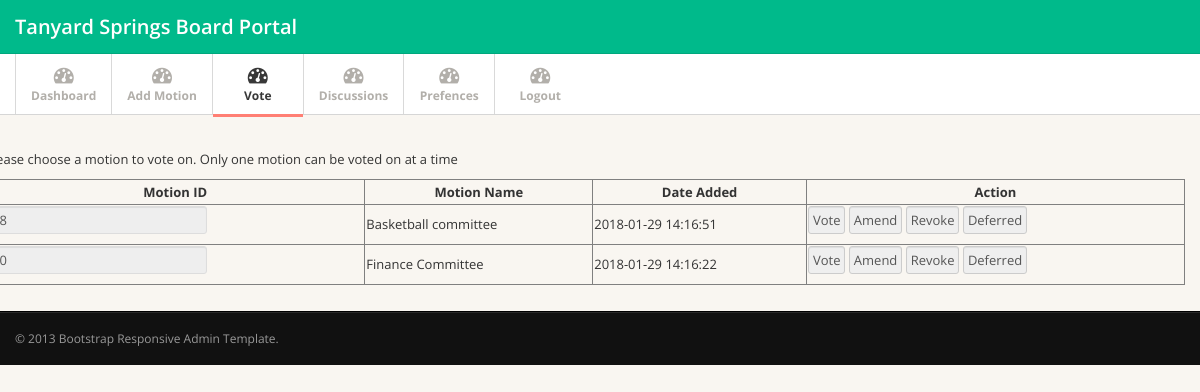
The page /vote.php (signed in) on the database its author committed.
### tables this page shows
CREATE TABLE `motions` (
  `motion_id` int(11) NOT NULL AUTO_INCREMENT,
  `Session` varchar(20) NOT NULL,
  `motion_name` varchar(150) NOT NULL,
  `motion_description` varchar(5000) NOT NULL,
  `dateadded` timestamp NULL DEFAULT CURRENT_TIMESTAMP ON UPDATE CURRENT_TIMESTAMP,
  `motion_disposition` varchar(20) DEFAULT NULL,
  `sent` int(1) DEFAULT NULL,
  PRIMARY KEY (`motion_id`)
);

### vote.php (the view, shortened to what this page needs)
<!DOCTYPE html>
<html lang="en">
<head>
<link href="css/bootstrap.min.css" rel="stylesheet">
<link href="css/bootstrap-responsive.min.css" rel="stylesheet">
<link href="css/font-awesome.css" rel="stylesheet">
<link href="css/style.css" rel="stylesheet">
<link href="css/pages/dashboard.css" rel="stylesheet">
</head>
<body>
<div class="navbar navbar-fixed-top">
  <div class="navbar-inner">
    <div class="container"> <a class="brand" href="index.php">Tanyard Springs Board Portal</a>
    </div>
  </div>
</div>
<div class="subnavbar">
  <div class="subnavbar-inner">
    <div class="container">
      <ul class="mainnav">
        <li><a href="dashboard.php"><i class="icon-dashboard"></i><span>Dashboard</span> </a> </li>
	<li> <a href ="add.php"><i class ="icon-dashboard"></i><span>Add Motion</span></a></li>
	<li class="active"><a href="vote.php"><i class ="icon-dashboard"></i><span>Vote</span></a></li>
	 <li><a href="discussions.php"><i class ="icon-dashboard"></i><span>Discussions</span></a></li>
	<li><a href="userprefs.php"><i class ="icon-dashboard"></i><span>Prefences</span></a></li>
         <li><a href="logout.php"><i class="icon-dashboard"></i><span>Logout</span></a> </li>
      </ul>
    </div>
  </div>
</div>
<div class="main">
  <div class="main-inner">
    <div class="container">
      <div class="row">
	<?php
		include_once ('include/db-config.php');
		if (!empty($_POST) && !isset($_POST['Amend']) && !isset($_POST['Revoke']) && !($_POST['Deferred']))
		{
			$motionid=$_POST['motionid'];
			$motion=$db_con->prepare ("SELECT * from motions where motion_id = :motionid");
			$motion->bindParam(':motionid',$motionid);
			$motion->execute();
			while ($row=$motion->fetch(PDO::FETCH_ASSOC))
			{
				$motionid=$row['motion_id'];
				$motionname=$row['motion_name'];
				$dateadded=$row['dateadded'];
				$motiondesc=$row['motion_description'];
				$dispo=$row['motion_disposition'];
				echo "<h1>" . $motionname . "</h1><br />";
				echo "<h2>Date Added:</h2>" . $dateadded . "<br /><br />";
				echo "<h2>Motion Text</h2>";
				echo $motiondesc;
				echo "<h2> Motion Disposition </h2>";
				echo $dispo;
			}
			$motion->closeCursor();
			?>
	      <br />
	     	 <h2>Change Log</h2>
		<table border="1" width="100%">
			<tr>
				<th>User</th>
				<th>Date</th>
				<th>Field</th>
				<th>Old Value</th>
				<th>New Value</th>
			</tr>
			<?php
				$changeLog=$db_con->prepare(
					"SELECT u.first_name,u.last_name,mcl.date, mcl.field,mcl.oldValue,mcl.newValue
					FROM users u
					inner join motionChangeLog mcl on mcl.userid=u.users_id
					WHERE mcl.motionid=:motionid ORDER BY mcl.date DESC;");
				$changeLog->bindParam(':motionid',$motionid);
				$changeLog->execute();
				while ($row=$changeLog->fetch(PDO::FETCH_ASSOC))
				{
					$firstname=$row['first_name'];
					$lastname=$row['last_name'];
					$changeLogTime=$row['date'];
					$field=$row['field'];
					$oldValue=$row['oldValue'];
					$newValue=$row['newValue'];
					echo "<tr>";
						echo "<td>" . $firstname . " " . $lastname . "</td>";
						echo "<td>" . $changeLogTime . "</td>";
						echo "<td>" . $field . "</td>";
						echo "<td>" . $oldValue . "</td>";
						echo "<td>" . $newValue . "</td>";
					echo "</tr>";
				}
				echo "</table>";
				?>
			<br /><br />
			<h2>Current Votes</h2>
			<table border="1" width="100%">
			<tr>
				<th>User</th>
				<th>Date</th>
				<th>Vote</th>
			</tr>
			<?php
				$votes=$db_con->prepare(
					"SELECT u.first_name, u.last_name, v.time, v.vote from votes v inner join motions m on m.motion_id=v.motions_id INNER join users u on u.users_id=v.users_id where m.motion_id=:motionid");
				$votes->bindParam(':motionid',$motionid);
				$votes->execute();
			while ($row=$votes->fetch(PDO::FETCH_ASSOC))
			{
				$firstname=$row['first_name'];
				$lastname=$row['last_name'];
				$votetime=$row['time'];
				$votecast=$row['vote'];
				echo "<tr>";
					echo "<td>" . $firstname . " " . $lastname . "</td>";
					echo "<td>" . $votetime . "</td>";
					echo "<td>" . $votecast . "</td>";
				echo "</tr>";
			}
			$votes->closeCursor();
			echo "</table>";
		?>
		<br /><br />
		<h2>Discussions</h2>
		<table border="1" width="100%">
		<tr>
			<th>User</th>
			<th>Date</th>
			<th>Comment</th>
		</tr>
		<?php
			$motiondiscussions=$db_con->prepare(
			"SELECT u.first_name,u.last_name,d.dateadded,d.discussion_text from users u inner join discussion d on d.user_id=u.users_id where d.motion_id=:motionid");
			$motiondiscussions->bindParam(':motionid',$motionid);
			$motiondiscussions->execute();
			while ($row=$motiondiscussions->fetch(PDO::FETCH_ASSOC))
			{
				$firstname=$row['first_name'];
				$lastname=$row['last_name'];
				$discussiontime=$row['dateadded'];
				$discussiontext=$row['discussion_text'];
				echo "<tr>";
					echo "<td>" . $firstname . " " . $lastname . "</td>";
					echo "<td>" . $discussiontime . "</td>";
					echo "<td>" . $discussiontext . "</td>";
				echo "</tr>";
			}
			$motiondiscussions->closeCursor();
			echo "</table>";
		?>
		 <br />
        <br />
	<h2>Your Decision</h2>
        <?php echo '<form id="voting" name="voting" method="POST" action="voting.php">
                <input type="hidden" name="motionid" value="' . $motionid . '">
		<input type="radio" name="vote" value="YES">Vote for Motion<br />
                <input type="radio" name="vote" value="NO">Vote against Motion<br />
                <input type="Submit" name="Submit" value="Submit">
                <input type="Reset" name="Reset" value="Reset">
        </form>';
	?>
		<?php
		}
		else
		{
	?>
	<p>Please choose a motion to vote on. Only one motion can be voted
		on at a time</p>
		<table border="1" width="100%">
                <tr>
                        <th>Motion ID</th>
                        <th>Motion Name</th>
                        <th>Date Added</th>
			<th>Action</th>
                </tr>
        <?php
                $motions=$db_con->prepare(
                        "select * from motions where motion_disposition NOT IN ('PASSED','FAILED','DEFERRED','REVOKED')");
                $motions->execute();
                while ( $row = $motions->fetch(PDO::FETCH_ASSOC))
                {
			$motionid=$row['motion_id'];
		echo '
		<form id="vote" action="vote.php" method="post">
		<tr>
                        	<td><input type="text" name="motionid" readonly value="'.$motionid. '" /> </td>
				<td>' . $row['motion_name'].'</td>
				<td>' . $row['dateadded'] . '</td>
				<td><input type="submit" value="Vote">
				<input type="submit" value="Amend" id="Amend" name="Amend">
				<input type="submit" value="Revoke" id="Revoke" name="Revoke">
				<input type="submit" value="Deferred" id="Deferred" name="Deferred">
                </tr>
		</form>';
                }
		echo '
        	</table>';
	?>
      </div>
    </div>
  </div>
</div>
<div class="footer">
  <div class="footer-inner">
    <div class="container">
      <div class="row">
        <div class="span12"> &copy; 2013 <a href="http://www.egrappler.com/">Bootstrap Responsive Admin Template</a>. </div>
      </div>
    </div>
  </div>
</div>
<?php } ?>
</body>
</html>

### css/style.css (style rules this page uses)
body { background: #f9f6f1; font: 13px/1.7em 'Open Sans'; }
p { font: 13px/1.7em 'Open Sans'; }
input, button, select, textarea { font-family: 'Open Sans'; }
.navbar .container { position: relative; }
.navbar-inner { padding: 7px 0; background: #00ba8b !important; -moz-border-radius: 0; -webkit-border-radius: 0; border-radius: 0; }
.navbar-fixed-top { position: static; }
.navbar .brand { font-weight: 600; position: relative; top: 2px; }
.subnavbar { margin-bottom: 2.5em; }
.subnavbar-inner { height: 60px; background: #fff; border-bottom: 1px solid #d6d6d6; }
.subnavbar .container > ul { display: inline-block; height: 80px; padding: 0; margin: 0; }
.subnavbar .container > ul > li { float: left; min-width: 90px; height: 60px; padding: 0; margin: 0; text-align: center; list-style: none; border-left: 1px solid #d9d9d9; }
.subnavbar .container > ul > li > a { display: block; height: 100%; padding: 0 15px; font-size: 12px; font-weight: bold; color: #b2afaa; }
.subnavbar .container > ul > li > a > i { display: inline-block; width: 24px; height: 24px; margin-top: 11px; margin-bottom: -3px; font-size: 20px; }
.subnavbar .container > ul > li > a > span { display: block; }
.subnavbar .container > ul > li.active > a { border-bottom:3px solid #ff7f74; color: #383838; }
.main { padding-bottom: 2em; border-bottom: 1px solid #000; }
.footer { margin-top: 0; border-top: 1px solid #292929; }
.footer-inner { padding: 15px 0; font-size: 12px; background: #111; color: #999; }
.footer a { color: #999; }

### rows shown on the page
motions: motionid "58", motion_name "Basketball committee", dateadded "2018-01-29 14:16:51"
motions: motionid "60", motion_name "Finance Committee", dateadded "2018-01-29 14:16:22"
